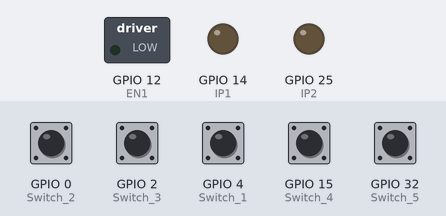
A sketch run on a simulated ESP32. Shown: switched loads named in the sketch (green lamp = pin HIGH), output pins drawn as LEDs (lit = HIGH). The test bench sets the inputs (shaded band); at power-on: GPIO 0 (Switch_2), GPIO 2 (Switch_3), GPIO 4 (Switch_1), GPIO 15 (Switch_4), GPIO 32 (Switch_5) HIGH.

Above: at 1.2 s.
1.3 s: GPIO 0 (Switch_2) pulled LOW for 0.15 s
At 2.4 s:
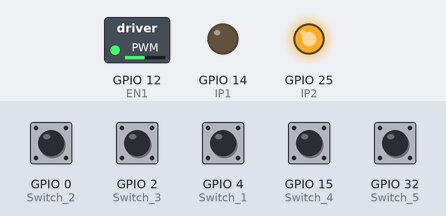
2.9 s: GPIO 2 (Switch_3) pulled LOW for 1 s
At 4.1 s:
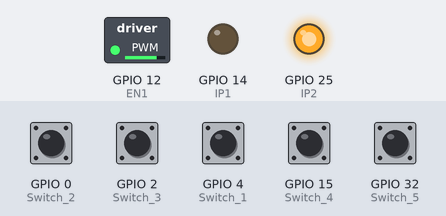
5.4 s: GPIO 4 (Switch_1) pulled LOW for 0.15 s
At 6.6 s:
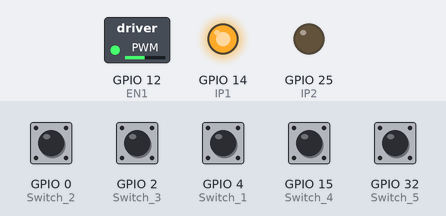
7.0 s: GPIO 2 (Switch_3) pulled LOW for 0.15 s
At 7.9 s:
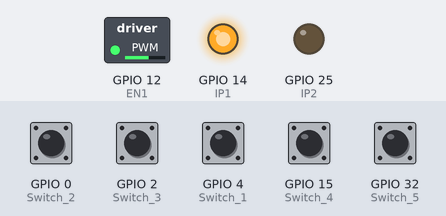
8.6 s: GPIO 2 (Switch_3) pulled LOW for 1 s
At 9.7 s:
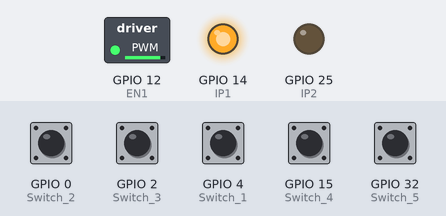
11.1 s: GPIO 32 (Switch_5) pulled LOW for 0.15 s
At 12.2 s:
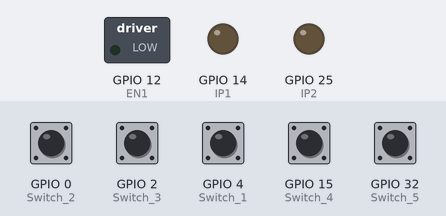
Timing chart, 0 to 13.7 s (numbered marks = the images above; inputs shaded):
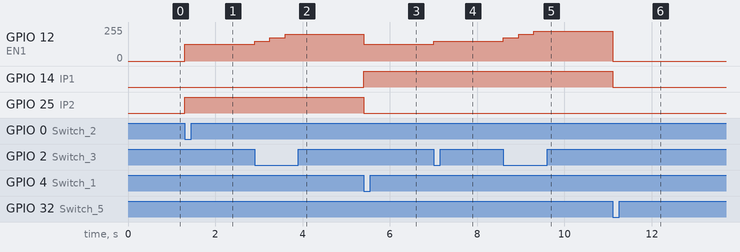

The sketch:

DC_MOTOR_PWM.ino
```cpp
int i = 0;

int Switch_1 = 4;
int Switch_2 = 0;
int Switch_3 = 2;
int Switch_4 = 15;
int Switch_5 = 32;

int SW1;
int SW2;
int SW3;
int SW4;
int SW5;

int IP1 = 14;
int IP2 = 25;
int EN1 = 12;

int motorSpeed = 0;
int val;

void setup() {
  // put your setup code here, to run once:
  pinMode(EN1, OUTPUT);
  pinMode(IP1, OUTPUT);
  pinMode(IP2, OUTPUT);
  pinMode(Switch_1, INPUT_PULLUP);
  pinMode(Switch_2, INPUT_PULLUP);
  pinMode(Switch_3, INPUT_PULLUP);
  pinMode(Switch_4, INPUT_PULLUP);
  pinMode(Switch_5, INPUT_PULLUP);
}

void loop() {
  SW1 = digitalRead(Switch_1);
  SW2 = digitalRead(Switch_2);
  SW3 = digitalRead(Switch_3);
  SW4 = digitalRead(Switch_4);
  SW5 = digitalRead(Switch_5);
  // put your main code here, to run repeatedly:
  // digitalWrite(IP1, HIGH);
  // digitalWrite(IP2, LOW);
  if (SW1 == 0) {

    motorSpeed = 125;
    val = 1;
    analogWrite(EN1, motorSpeed);
    digitalWrite(IP1, HIGH);
    digitalWrite(IP2, LOW);
    delay(350);
  }
  if (SW2 == 0) {

    motorSpeed = 125;
    val = 1;
    analogWrite(EN1, motorSpeed);
    digitalWrite(IP1, LOW);
    digitalWrite(IP2, HIGH);
    delay(350);
  }
  if (SW3 == 0 && val == 1) {

    if(motorSpeed <255)
    {
      motorSpeed = motorSpeed + 25;
    }
    else {
    motorSpeed = 255;
    }

    analogWrite(EN1, motorSpeed);
    delay(350);
  }
  if (SW4 == 0 && val == 1) {

    if(motorSpeed > 50)
    {
      motorSpeed = motorSpeed - 25;
    }
    else {
    motorSpeed = 50;
    }

    analogWrite(EN1, motorSpeed);
    delay(350);
  }
  if (SW5 == 0) {

    motorSpeed = 0;
    //val = 1;
    analogWrite(EN1, motorSpeed);
    digitalWrite(IP1, LOW);
    digitalWrite(IP2, LOW);
    delay(350);
  }

}
```

Measured:
- after the input at 1.3 s, GPIO 12 (EN1): 0/255 → 125/255 at once; GPIO 25 (IP2): LOW → HIGH at once
- after the input at 2.9 s, GPIO 12 (EN1): 125/255 → 150/255 at once, → 175/255 0.35 s later, → 200/255 0.35 s later
- after the input at 5.4 s, GPIO 12 (EN1): 200/255 → 125/255 at once; GPIO 14 (IP1): LOW → HIGH at once; GPIO 25 (IP2): HIGH → LOW at once
- after the input at 7.0 s, GPIO 12 (EN1): 125/255 → 150/255 at once
- after the input at 8.6 s, GPIO 12 (EN1): 150/255 → 175/255 at once, → 200/255 0.35 s later, → 225/255 0.35 s later
- after the input at 11.1 s, GPIO 12 (EN1): 225/255 → 0/255 at once; GPIO 14 (IP1): HIGH → LOW at once
